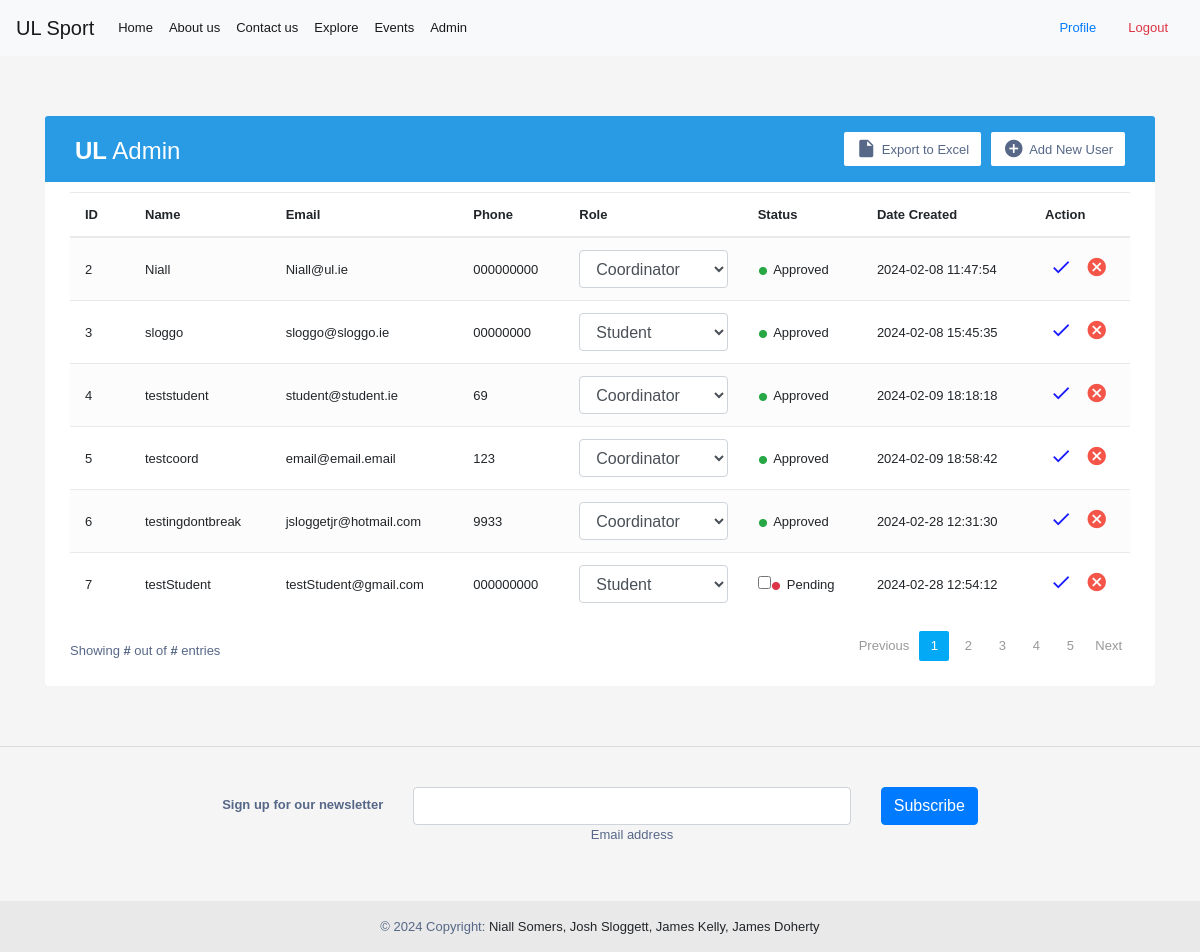
Page /admin (signed in) on the committed database.
### tables this page shows
CREATE TABLE Users (
    UserID INTEGER PRIMARY KEY AUTOINCREMENT,
    Username TEXT NOT NULL,
    Password TEXT NOT NULL,
    Contact TEXT NOT NULL,
    Email TEXT NOT NULL,
    Role TEXT NOT NULL,
    ApprovalStatus TEXT DEFAULT 'Pending',
    CreatedAt TIMESTAMP DEFAULT CURRENT_TIMESTAMP,
    UpdatedAt TIMESTAMP DEFAULT CURRENT_TIMESTAMP
);

### permissionpages.py (the view)
def admin():
    if current_user is None:
        return render_template('/home.html',)
    else:
        conn = db.connect(app.local_db_file)
        cursor = conn.cursor()
        cursor.execute('SELECT * FROM Users WHERE UserID = ?', (current_user.id,))
        role_data = cursor.fetchone()
        cursor.execute('SELECT userid, username, email, contact, role, CreatedAt,approvalstatus FROM Users WHERE Role != \'Admin\'')
        user_data = cursor.fetchall()
        return render_template('/admin.html', current_user=current_user, role=role_data[5], users_data=user_data)

### app.py (called while the page is built, shortened)
@login_manager.user_loader
def load_user(user_id):
    conn = db.connect(local_db_file)
    cursor = conn.cursor()
    cursor.execute('SELECT * FROM Users WHERE UserID = ?', (user_id,))
    user_data = cursor.fetchone()
    conn.close()
    if user_data:
        return auth.User(user_data[0], user_data[1])

@app.context_processor
def utility_processor():
    def current_user_data():
        if current_user.is_authenticated:
            conn = db.connect(local_db_file)
            cursor = conn.cursor()
            cursor.execute('SELECT * FROM Users WHERE UserID = ?', (current_user.id,))
            currentUsrData = cursor.fetchone()
            cursor.close()
            conn.close()
            clubname = None
            print(clubname)
            userData = auth.USERDATA(
                currentUsrData[1],
                currentUsrData[3],
                currentUsrData[4],
                currentUsrData[5],
                currentUsrData[6],
                clubname
            )
            return userData
    return dict(user_data=current_user_data())

### templates/admin.html (shortened to what this page needs)
{% extends "base.html" %}
{% block content %}
{% if role == 'Admin' %}
<div class="container-xl">
    <div class="table-responsive">
        <div class="table-wrapper">
            <div class="table-title">
                <div class="row">
                    <div class="col-sm-5">
                        <h2><b>UL</b> Admin</h2>
                    </div>
                    <div class="col-sm-7">
                        <a href="#" class="btn btn-secondary"><i class="material-icons">&#xE147;</i> <span>Add New User</span></a>
                        <a href="#" class="btn btn-secondary"><i class="material-icons">&#xE24D;</i> <span>Export to Excel</span></a>
                    </div>
                </div>
            </div>
            <table class="table table-striped table-hover">
                <thead>
                    <tr>
                        <th>ID</th>
                        <th>Name</th>
                        <th>Email</th>
                        <th>Phone</th>
                        <th>Role</th>
                        <th>Status</th>
                        <th>Date Created</th>
                        <th>Action</th>
                    </tr>
                </thead>
                <tbody>
                {% for data in users_data %}
                    <tr>
                        <td>{{data[0]}}</td>
                        <td>{{data[1]}}</td>
                        <td>{{data[2]}}</td>
                        <td>{{data[3]}}</td>
                        <form method="post" action="{{ url_for('updateMember') }}">
                            <td>
                                        <select class="select form-control" id="select" name="role">
                                            <option value="Coordinator" {% if data[4] == "Coordinator" %}selected{% endif %}>Coordinator</option>
                                            <option value="Student" {% if data[4] == "Student" %}selected{% endif %}>Student</option>
                                        </select>
                            </td>
                            {% if data[6] != "Pending" %}
                                <td><input type="hidden" name="approval" value="on"/><span class="status text-success">&bull;</span> {{data[6]}}</td>
                            {% else %}
                                <td><input type="checkbox" name="approval"/><span class="status text-danger">&bull;</span> {{data[6]}}</td>
                            {% endif %}
                            <td>{{data[5]}}</td>
                            <td>
                                  <button type="submit" style="background: transparent; border: 0; padding: 0; color: blue;" class="update-user" title="Update User" data-toggle="tooltip">
                                    <i class="material-icons">&#xE5CA;</i>
                                  </button>
                                <a href="#" class="delete" title="Delete" data-toggle="tooltip"><i class="material-icons">&#xE5C9;</i></a>
                            </td>
                        </form>
                    </tr>
                    {% endfor %}
                </tbody>
            </table>
            <div class="clearfix">
                <div class="hint-text">Showing <b>#</b> out of <b>#</b> entries</div>
                <ul class="pagination">
                    <li class="page-item disabled"><a href="#">Previous</a></li>
                    <li class="page-item active"><a href="#" class="page-link">1</a></li>
                    <li class="page-item"><a href="#" class="page-link">2</a></li>
                    <li class="page-item "><a href="#" class="page-link">3</a></li>
                    <li class="page-item"><a href="#" class="page-link">4</a></li>
                    <li class="page-item"><a href="#" class="page-link">5</a></li>
                    <li class="page-item"><a href="#" class="page-link">Next</a></li>
                </ul>
            </div>
        </div>
    </div>
</div>
        {% else %}
        <p>{{current_user.username}} is not authorized to access this page!</p>
        {% endif %}
{% endblock %}

### templates/base.html (shortened to what this page needs)
<!DOCTYPE html>
<html lang="en">
<head>
        <link rel="stylesheet" href="https://cdn.jsdelivr.net/npm/bootstrap@4.6.2/dist/css/bootstrap.min.css">
</head>
<body>
    <nav class="navbar navbar-expand-lg navbar-light bg-light navbar sticky-top">
        <a class="navbar-brand" href="#">UL Sport</a>
        <div class="collapse navbar-collapse" id="navbarSupportedContent">
          <ul class="navbar-nav mr-auto">
            <li class="nav-item active">
              <a class="nav-link" href="{{url_for('home')}}">Home <span class="sr-only">(current)</span></a>
            </li>
            <li class="nav-item active">
              <a class="nav-link" href="{{url_for('about')}}">About us<span class="sr-only">(current)</span></a>
            </li>
            <li class="nav-item active">
              <a class="nav-link" href="{{url_for('contact')}}">Contact us<span class="sr-only">(current)</span></a>
            </li>
            <li class="nav-item active">
              <a class="nav-link" href="{{url_for('explore')}}">Explore<span class="sr-only">(current)</span></a>
            </li>
              <li class="nav-item active">
              <a class="nav-link" href="{{url_for('events')}}">Events<span class="sr-only">(current)</span></a>
              </li>
              {% if user_data.role == 'Admin' %}
            <li class="nav-item active">
              <a class="nav-link" href="{{url_for('admin')}}">Admin<span class="sr-only">(current)</span></a>
            </li>
              {% endif %}
          </ul>
            {% if not current_user.is_authenticated %}
            <a class="nav-link" href="{{url_for('login')}}">Login<span class="sr-only">(current)</span></a>
            {% else %}
            <a class="nav-link" href="{{url_for('profile')}}">Profile<span class="sr-only">(current)</span></a>
            <a class="nav-link text-danger" href="{{url_for('logout')}}">Logout<span class="sr-only">(current)</span></a>
            {% endif %}
          </div>
      </nav>
    <div id="content">
        {% block content %}{% endblock %}
    </div>
    <footer class="bg-body-tertiary text-center">
      <hr>
        <div class="container p-4 pb-0">
          <section class="">
            <form action="">
              <div class="row d-flex justify-content-center">
                <div class="col-auto">
                  <p class="pt-2">
                    <strong>Sign up for our newsletter</strong>
                  </p>
                </div>
                <div class="col-md-5 col-12">
                  <div data-mdb-input-init class="form-outline mb-4">
                    <input type="email" id="form5Example26" class="form-control" />
                    <label class="form-label" for="form5Example26">Email address</label>
                  </div>
                </div>
                <div class="col-auto">
                  <button data-mdb-ripple-init type="submit" class="btn btn-primary mb-4">
                    Subscribe
                  </button>
                </div>
              </div>
            </form>
          </section>
        </div>
        <div class="text-center p-3" style="background-color: rgba(0, 0, 0, 0.05);">
          © 2024 Copyright:
          <a class="text-body" href="https://mdbootstrap.com/">Niall Somers, Josh Sloggett, James Kelly, James Doherty</a>
        </div>
      </footer>
</body>
</html>

### templates/base.html (style rules this page uses)
footer { bottom:0; width: 100%; margin-top: 5%; }
body { min-height: 100vh; overflow-x: hidden; }
nav { margin-bottom: 5%; }

### templates/admin.html (style rules this page uses)
body { color: #566787; background: #f5f5f5; font-family: 'Varela Round', sans-serif; font-size: 13px; }
.table-responsive { margin: 30px 0; }
.table-wrapper { min-width: 1000px; background: #fff; padding: 20px 25px; border-radius: 3px; box-shadow: 0 1px 1px rgba(0,0,0,.05); }
.table-title { padding-bottom: 15px; background: #299be4; color: #fff; padding: 16px 30px; margin: -20px -25px 10px; border-radius: 3px 3px 0 0; }
.table-title h2 { margin: 5px 0 0; font-size: 24px; }
.table-title .btn { color: #566787; float: right; font-size: 13px; background: #fff; border: none; min-width: 50px; border-radius: 2px; border: none; outline: none !important; margin-left: 10px; }
.table-title .btn i { float: left; font-size: 21px; margin-right: 5px; }
.table-title .btn span { float: left; margin-top: 2px; }
table.table tr th, table.table tr td { border-color: #e9e9e9; padding: 12px 15px; vertical-align: middle; }
table.table tr th:first-child { width: 60px; }
table.table tr th:last-child { width: 100px; }
table.table-striped tbody tr:nth-of-type(odd) { background-color: #fcfcfc; }
table.table td:last-child i { opacity: 0.9; font-size: 22px; margin: 0 5px; }
table.table td a { font-weight: bold; color: #566787; display: inline-block; text-decoration: none; }
table.table td a.delete { color: #F44336; }
table.table td i { font-size: 19px; }
.status { font-size: 30px; margin: 2px 2px 0 0; display: inline-block; vertical-align: middle; line-height: 10px; }
.text-success { color: #10c469; }
.text-danger { color: #ff5b5b; }
.pagination { float: right; margin: 0 0 5px; }
.pagination li a { border: none; font-size: 13px; min-width: 30px; min-height: 30px; color: #999; margin: 0 2px; line-height: 30px; border-radius: 2px !important; text-align: center; padding: 0 6px; }
.pagination li.active a, .pagination li.active a.page-link { background: #03A9F4; }
.hint-text { float: left; margin-top: 10px; font-size: 13px; }

### rows in the picture
Users: UserID "2", Username "Niall", Email "Niall@ul.ie", Contact "000000000", role "Coordinator", ApprovalStatus "Approved", CreatedAt "2024-02-08 11:47:54"
Users: UserID "3", Username "sloggo", Email "sloggo@sloggo.ie", Contact "00000000", role "Student", ApprovalStatus "Approved", CreatedAt "2024-02-08 15:45:35"
Users: UserID "4", Username "teststudent", Email "student@student.ie", Contact "69", role "Coordinator", ApprovalStatus "Approved", CreatedAt "2024-02-09 18:18:18"
Users: UserID "5", Username "testcoord", Email "email@email.email", Contact "123", role "Coordinator", ApprovalStatus "Approved", CreatedAt "2024-02-09 18:58:42"
Users: UserID "6", Username "testingdontbreak", Email "jsloggetjr@hotmail.com", Contact "9933", role "Coordinator", ApprovalStatus "Approved", CreatedAt "2024-02-28 12:31:30"
Users: UserID "7", Username "testStudent", Email "testStudent@gmail.com", Contact "000000000", role "Student", ApprovalStatus "Pending", CreatedAt "2024-02-28 12:54:12"
